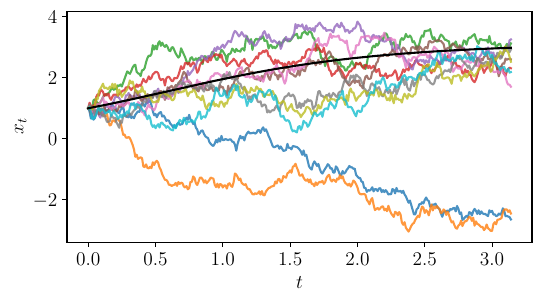

This figure's Julia source:
using Random

using DifferentialEquations
using PyPlot

Random.seed!(1235)

function u(x, _, _)
    return sin(x)
end

function σ(_, _, _)
    return 1.0
end

N = 10
ts = 0:0.01:π
prob = SDEProblem(u, σ, 1.0, (0.0, π))
ens = EnsembleProblem(prob)
sol = solve(ens, EM(), trajectories=N, saveat=ts, dt=0.01)
rels = [sol[i].u for i in 1:N]

# Solution without noise
Fs = @. 2 * acot(exp(-ts) * cot(1 / 2))

rcParams = PyPlot.PyDict(PyPlot.matplotlib."rcParams")
rcParams["text.usetex"] = true
rcParams["font.family"] = "serif"
rcParams["font.size"] = "14"

rcParams["image.cmap"] = "Purples"

# Legend
# rcParams["legend.facecolor"] = "white"
rcParams["legend.fancybox"] = false
rcParams["legend.framealpha"] = 1.0

begin
    fig, ax = subplots()
    ax.set_xlabel(L"t")
    ax.set_ylabel(L"x_t")

    for n in 1:N
        ax.plot(ts, rels[n], alpha=0.8)
    end

    ax.plot(ts, Fs, color="black")

    fig.set_size_inches(6, 3)
    fig.savefig("figures/ou_solution.pdf", bbox_inches="tight", dpi=600)
    close(fig)
end
